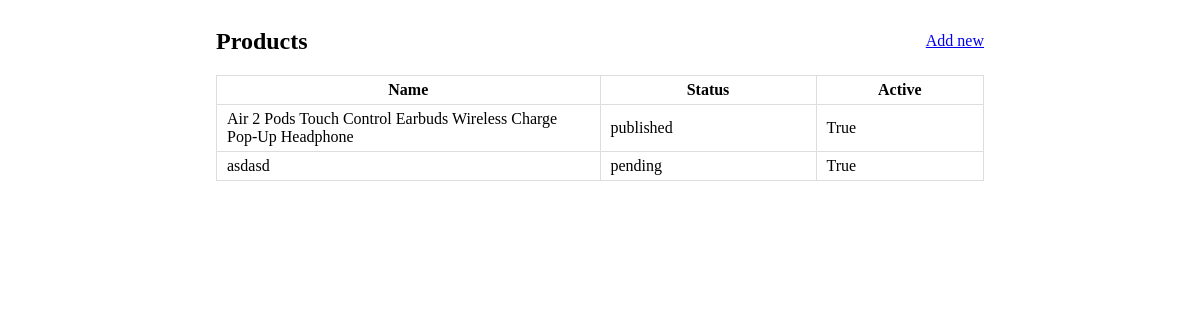
Before: /product/list with the older database file.
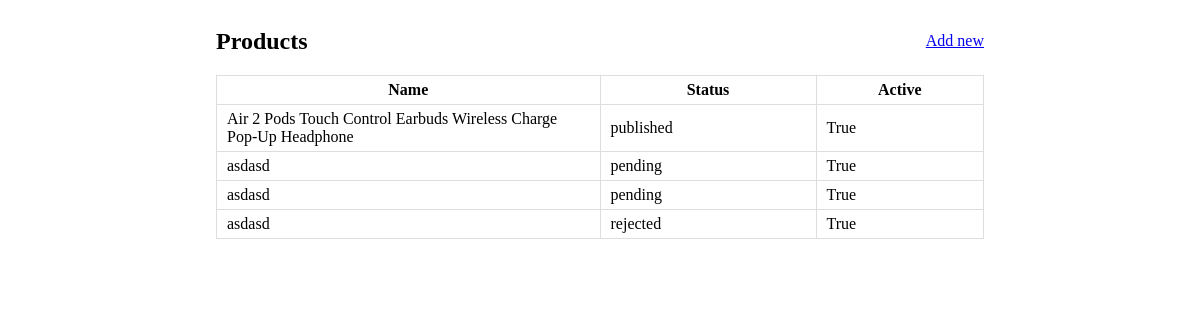
After: the same page with the newer database file.
### product/models.py (models this page shows, shortened)
class Product(models.Model):
    PUBLISHED = 'published'
    PENDING = 'pending'
    REJECTED = 'rejected'
    STATUS = (
        (PUBLISHED, "Published"),
        (PENDING, 'Pending'),
        (REJECTED, 'Rejected'),
    )
    name = models.CharField(max_length=250, help_text='Name max length 250, as helper text')
    description = models.TextField(blank=True, null=True)
    status = models.CharField(max_length=50, choices=STATUS, default=PENDING)
    is_active = models.BooleanField(default=True)

### product/views.py (the view)
# urls.py: path('list', product_list, name="product_list"),
def product_list(request):
    object_list = Product.objects.all()
    ctx = {
        'object_list': object_list
    }
    return render(request, 'product/product_list.html', ctx)

### templates/product/product_list.html (shortened to what this page needs)
<!DOCTYPE html>
<html lang="en">
  <head>
  </head>
  <body>
    <div class="container" style="display: flex;justify-content: space-between;align-items: center;">
      <h2>Products </h2>
      <a href="{% url 'product_form' %}">Add new</a>
    </div>
    <table class="container">
      <thead>
        <tr>
          <th width="50%">Name</th>
          <th>Status</th>
          <th>Active</th>
        </tr>
      </thead>
      <tbody>
      {% for obj in object_list %}
      <tr>
        <td>{{ obj.name }}</td>
        <td>{{ obj.status }}</td>
        <td>{{obj.is_active }}</td>
      </tr>
      {% endfor %}
      </tbody>
    </table>
  </body>
</html>

### templates/product/product_list.html (style rules this page uses)
.container { width: 100%; max-width: 768px; margin-left: auto; margin-right: auto; }
th, td, table { border: 1px solid #ddd; }
table { border-collapse: collapse; }
th, td { padding: 5px 10px; }

Changed rows visible on the page:
added Product: name "asdasd", status "pending", is_active "True"
added Product: name "asdasd", status "rejected", is_active "True"
